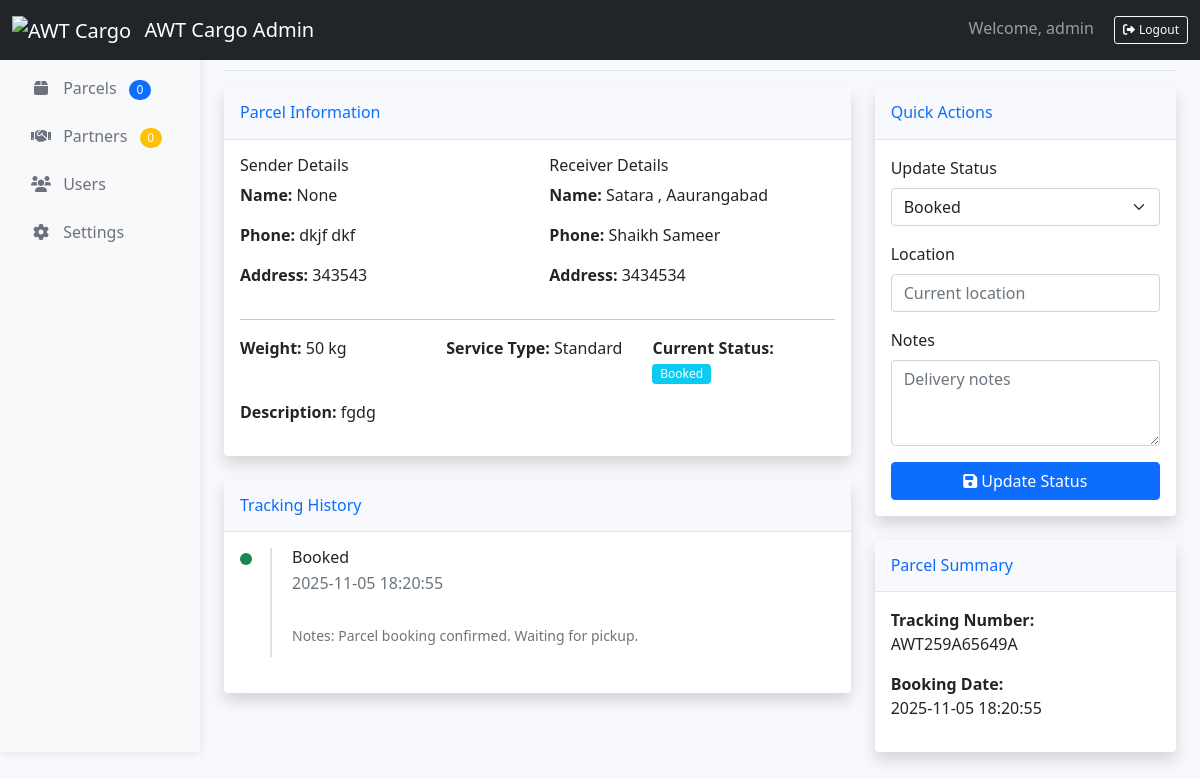
/admin/parcel/AWT259A65649A (signed in), run on the app's committed database.
### tables this page shows
CREATE TABLE parcels (
            id INTEGER PRIMARY KEY AUTOINCREMENT,
            tracking_number TEXT UNIQUE NOT NULL,
            user_id INTEGER,
            sender_name TEXT NOT NULL,
            sender_phone TEXT NOT NULL,
            sender_address TEXT NOT NULL,
            receiver_name TEXT NOT NULL,
            receiver_phone TEXT NOT NULL,
            receiver_address TEXT NOT NULL,
            parcel_weight DECIMAL,
            parcel_description TEXT,
            service_type TEXT,
            status TEXT DEFAULT 'Booked',
            booking_date DATETIME DEFAULT CURRENT_TIMESTAMP,
            estimated_delivery DATE,
            FOREIGN KEY (user_id) REFERENCES users (id)
        );

CREATE TABLE tracking_updates (
            id INTEGER PRIMARY KEY AUTOINCREMENT,
            tracking_number TEXT NOT NULL,
            status TEXT NOT NULL,
            location TEXT,
            update_time DATETIME DEFAULT CURRENT_TIMESTAMP,
            notes TEXT
        );

### app.py (the view)
@app.route('/admin/parcel/<tracking_number>')
@admin_required
def admin_parcel_detail(tracking_number):
    conn = get_db_connection()
    c = conn.cursor()
    c.execute('SELECT * FROM parcels WHERE tracking_number = ?', (tracking_number,))
    parcel = c.fetchone()
    c.execute('SELECT * FROM tracking_updates WHERE tracking_number = ? ORDER BY update_time DESC', (tracking_number,))
    updates = c.fetchall()
    conn.close()
    if parcel:
        return render_template('admin/parcel_detail.html', parcel=parcel, updates=updates)
    else:
        flash('Parcel not found', 'error')
        return redirect(url_for('admin_parcels'))

### app.py (called while the page is built)
def get_db_connection():
    return sqlite3.connect(DB_PATH)

def admin_required(f):
    from functools import wraps
    @wraps(f)
    def decorated_function(*args, **kwargs):
        if 'admin_logged_in' not in session:
            flash('Please login as administrator', 'error')
            return redirect(url_for('admin_login'))
        return f(*args, **kwargs)
    return decorated_function

### templates/admin/parcel_detail.html (shortened to what this page needs)
{% extends "admin/base.html" %}
{% block header_buttons %}
    <div class="btn-group">
        <a href="{{ url_for('admin_parcels') }}" class="btn btn-sm btn-outline-secondary">
        </a>
    </div>
{% endblock %}
{% block content %}
<div class="row">
    <div class="col-lg-8">
        <div class="card shadow mb-4">
            <div class="card-header py-3">
                <h6 class="m-0 font-weight-bold text-primary">Parcel Information</h6>
            </div>
            <div class="card-body">
                <div class="row">
                    <div class="col-md-6">
                        <h6>Sender Details</h6>
                        <p><strong>Name:</strong> {{ parcel[2] }}</p>
                        <p><strong>Phone:</strong> {{ parcel[3] }}</p>
                        <p><strong>Address:</strong> {{ parcel[4] }}</p>
                    </div>
                    <div class="col-md-6">
                        <h6>Receiver Details</h6>
                        <p><strong>Name:</strong> {{ parcel[5] }}</p>
                        <p><strong>Phone:</strong> {{ parcel[6] }}</p>
                        <p><strong>Address:</strong> {{ parcel[7] }}</p>
                    </div>
                </div>
                <hr>
                <div class="row">
                    <div class="col-md-4">
                        <p><strong>Weight:</strong> {{ parcel[9] }} kg</p>
                    </div>
                    <div class="col-md-4">
                        <p><strong>Service Type:</strong> {{ parcel[11]|title }}</p>
                    </div>
                    <div class="col-md-4">
                        <p><strong>Current Status:</strong>
                            <span class="badge
                                {% if parcel[12] == 'Delivered' %}bg-success
                                {% elif parcel[12] == 'In Transit' %}bg-warning
                                {% elif parcel[12] == 'Booked' %}bg-info
                                {% else %}bg-secondary{% endif %}">
                                {{ parcel[12] }}
                            </span>
                        </p>
                    </div>
                </div>
                {% if parcel[10] %}
                <div class="row">
                    <div class="col-12">
                        <p><strong>Description:</strong> {{ parcel[10] }}</p>
                    </div>
                </div>
                {% endif %}
            </div>
        </div>
        <div class="card shadow">
            <div class="card-header py-3">
                <h6 class="m-0 font-weight-bold text-primary">Tracking History</h6>
            </div>
            <div class="card-body">
                {% if updates %}
                <div class="timeline">
                    {% for update in updates %}
                    <div class="timeline-item {% if loop.first %}current{% endif %}">
                        <div class="timeline-marker"></div>
                        <div class="timeline-content">
                            <h6 class="mb-1">{{ update[2] }}</h6>
                            <p class="text-muted mb-1">{{ update[4] }}</p>
                            {% if update[5] %}<br><small class="text-muted">Notes: {{ update[5] }}</small>{% endif %}
                        </div>
                    </div>
                    {% endfor %}
                </div>
                {% else %}
                <p class="text-muted">No tracking updates available.</p>
                {% endif %}
            </div>
        </div>
    </div>
    <div class="col-lg-4">
        <div class="card shadow mb-4">
            <div class="card-header py-3">
                <h6 class="m-0 font-weight-bold text-primary">Quick Actions</h6>
            </div>
            <div class="card-body">
                <form method="POST" action="{{ url_for('update_parcel_status') }}">
                    <div class="mb-3">
                        <label class="form-label">Update Status</label>
                        <select name="status" class="form-select" required>
                            <option value="Booked" {% if parcel[12] == 'Booked' %}selected{% endif %}>Booked</option>
                        </select>
                    </div>
                    <div class="mb-3">
                        <label class="form-label">Location</label>
                        <input type="text" name="location" class="form-control"
                               value="{{ parcel[15] or '' }}" placeholder="Current location">
                    </div>
                    <div class="mb-3">
                        <label class="form-label">Notes</label>
                        <textarea name="notes" class="form-control" rows="3"
                                  placeholder="Delivery notes"></textarea>
                    </div>
                    <button type="submit" class="btn btn-primary w-100">
                        <i class="fas fa-save me-1"></i>Update Status
                    </button>
                </form>
            </div>
        </div>
        <div class="card shadow">
            <div class="card-header py-3">
                <h6 class="m-0 font-weight-bold text-primary">Parcel Summary</h6>
            </div>
            <div class="card-body">
                <p><strong>Tracking Number:</strong><br>{{ parcel[1] }}</p>
                <p><strong>Booking Date:</strong><br>{{ parcel[13] }}</p>
            </div>
        </div>
    </div>
</div>
{% endblock %}

### static/css/admin.css (style rules this page uses)
body { background-color: #f8f9fc; }
.card { border: none; box-shadow: 0 0.15rem 1.75rem 0 rgba(58, 59, 69, 0.15); }
.card .card-header { background-color: #f8f9fc; border-bottom: 1px solid #e3e6f0; }
.badge { font-size: 0.75em; font-weight: 500; }
.btn-group-sm > .btn, .btn-sm { padding: 0.25rem 0.5rem; font-size: 0.75rem; }

### templates/admin/parcel_detail.html (style rules this page uses)
.timeline { position: relative; padding-left: 30px; }
.timeline-item { position: relative; margin-bottom: 20px; }
.timeline-marker { position: absolute; left: -30px; top: 5px; width: 12px; height: 12px; border-radius: 50%; background-color: #6c757d; }
.timeline-item.current .timeline-marker { background-color: #198754; }
.timeline-content { padding-bottom: 10px; border-left: 2px solid #dee2e6; padding-left: 20px; }

### data on the page
parcels: sender_name "dkjf dkf", sender_phone "343543", sender_address "Satara , Aaurangabad", receiver_name "Shaikh Sameer", receiver_phone "3434534", parcel_weight "50", service_type "Standard", status "Booked", parcel_description "fgdg", tracking_number "AWT259A65649A", booking_date "2025-11-05 18:20:55"
tracking_updates: status "Booked", update_time "2025-11-05 18:20:55", notes "Parcel booking confirmed. Waiting for pickup."

### other printed values
{{ session.get('admin_username', 'Admin') }} "admin"
{{ parcel[2] }} "None"
